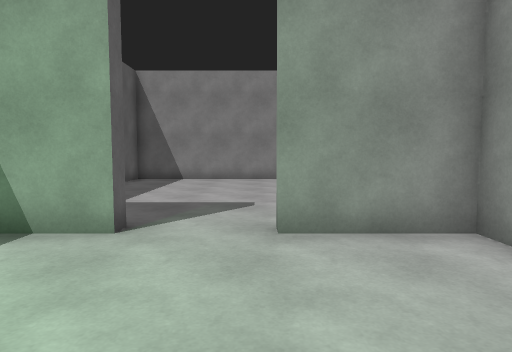
View 1 (above)

21 first-person views from a walk through a Unity game level. The camera is 1.3 m above the floor, tilts 4° down and sees 75° across. The floor is counted in squares, 1 m on a side. Each view is taken from the middle of a square. On the plan, view 1 faces up. The plan holds only what a view shows up to about 14 squares ahead; the rest is blank. The player is left out.

View 2
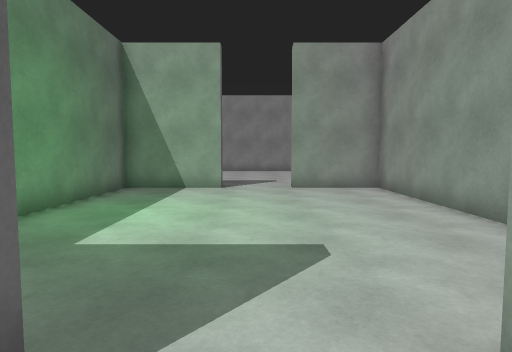

View 3
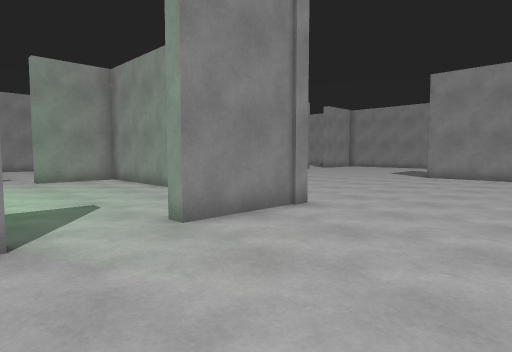

View 4
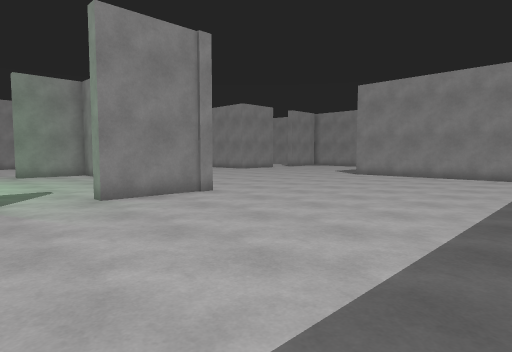

View 5
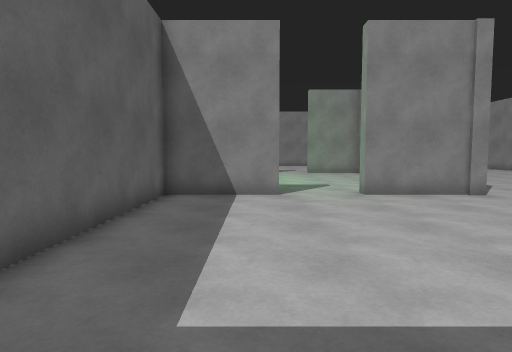

View 6
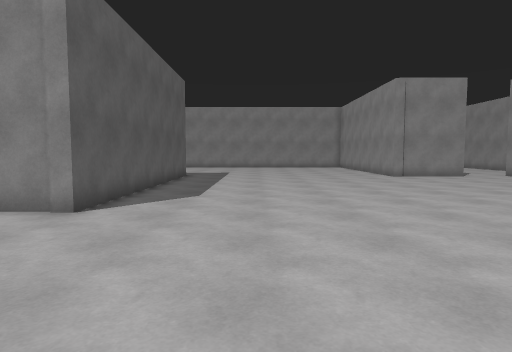

View 7
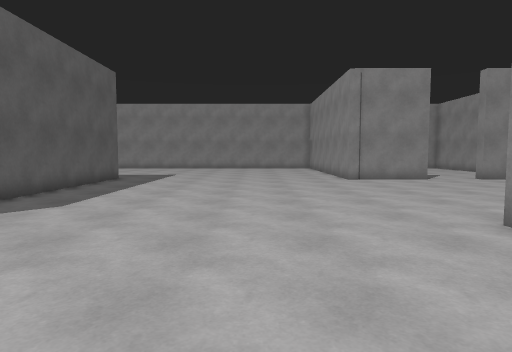

View 8
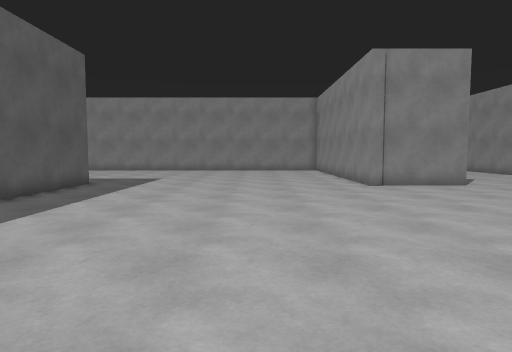

View 9
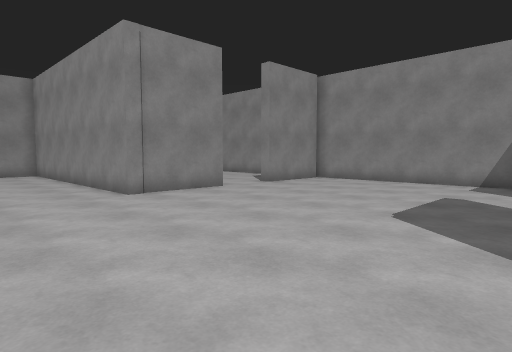

View 10
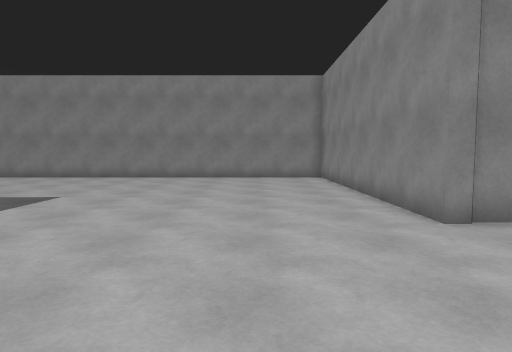

View 11
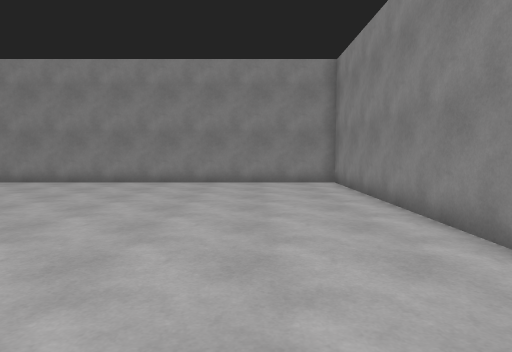

View 12
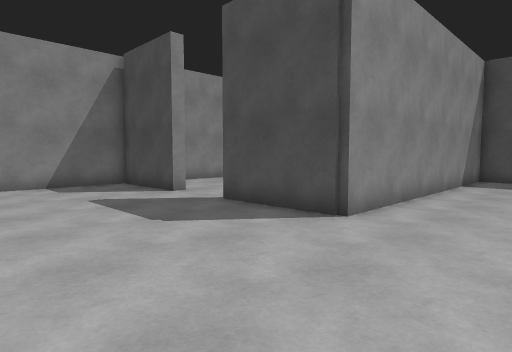

View 13
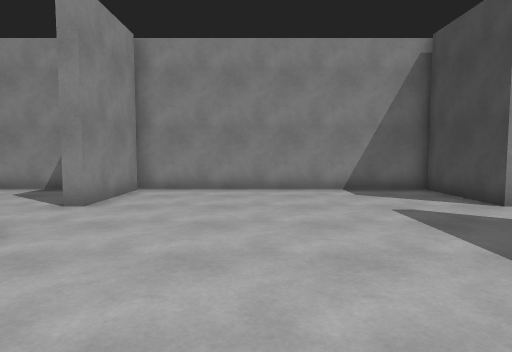

View 14
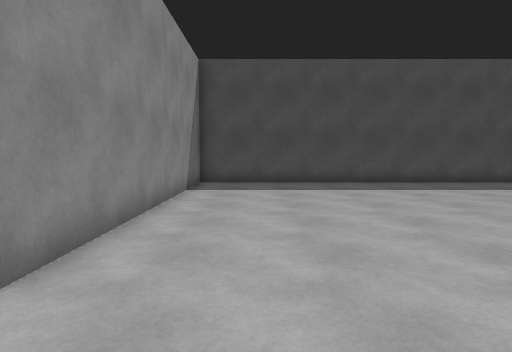

View 15
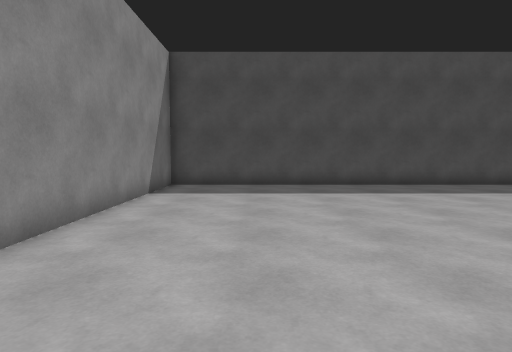

View 16
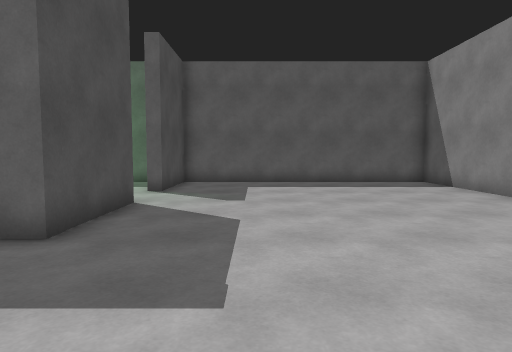

View 17
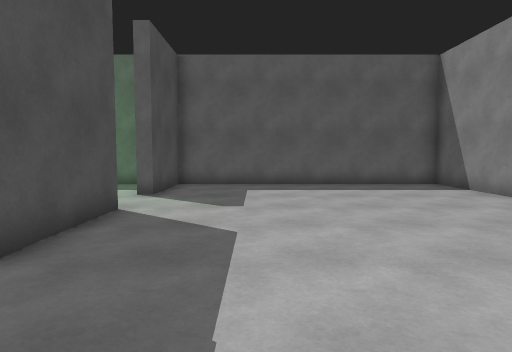

View 18
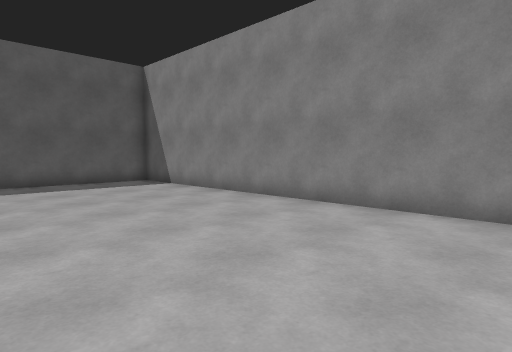

View 19
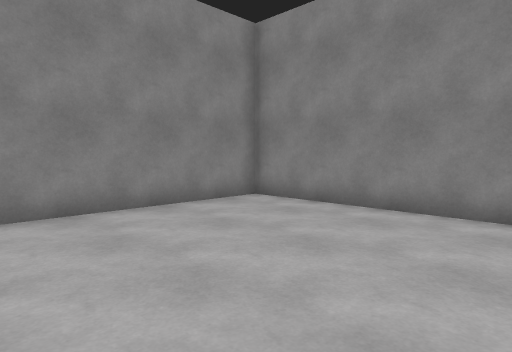

View 20
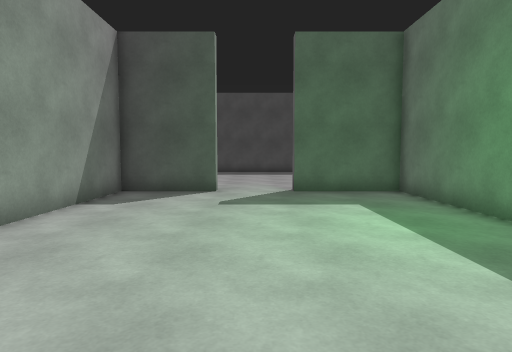

View 21
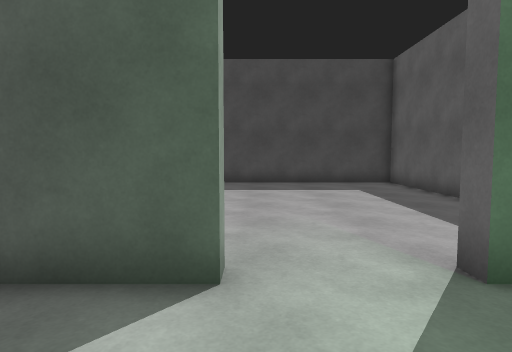

### Floor plan
Points are (right, up) in squares from view 1. A wall is a line through its corners. A room is listed if a view was taken in it or the views show most of it. See-through windows are left out.
Room 1 (views 1, 21)
walls: (-2.3, 5.3) (-5.8, 5.3) (-5.8, -5.2) (-2.3, -5.2) (-2.3, -5.7); (0.4, -5.7) (0.4, -5.2) (3.6, -5.2) (3.6, 5.3) (0.4, 5.3)
ways out: opening at (-1, -7) to room 2; opening at (-1, 5) to room 2
Room 2 (views 2, 3, 4, 5, 6, 7, 8, 9, 10, 11, 12, 13, 14, 15, 16, 17, 18, 19, 20)
walls: (0.4, 5.3) (0.4, 5.8) (4.1, 5.8) (4.1, -5.7) (0.4, -5.7); (-2.3, -5.7) (-5.8, -5.7) (-5.8, -16); (19.4, 5.1) (15.4, 5.1) (15.4, 16.5) (-5.8, 16.5) (-5.8, 5.8) (-2.3, 5.8) (-2.3, 5.3); (22, -5) (25.8, -5) (25.8, 5.1) (22, 5.1); (1.6, -16.5) (15.4, -16.5) (15.4, -5) (19.4, -5)
ways out: opening at (-1, -7) to room 1; opening at (-1, 5) to room 1; opening at (20.5, -5); opening at (20.5, 5.5)

Positions as (right, up) in squares from view 1, and headings:
1: (0, 0), facing up
2: (-1, -7), facing up
3: (-3, -11), facing up-right
4: (-3, -15), facing up-right
5: (-3, -16), facing up
6: (8, -13), facing up
7: (11, -11), facing up
8: (11, -8), facing up
9: (11, -5), facing up-right
10: (12, -1), facing up
11: (12, 2), facing up
12: (12, 1), facing down-right
13: (14, 1), facing right
14: (13, -2), facing down
15: (12, -3), facing down
16: (9, 9), facing left
17: (8, 9), facing left
18: (9, 9), facing up-left
19: (8, 9), facing up-right
20: (-1, 6), facing down
21: (0, -2), facing down
